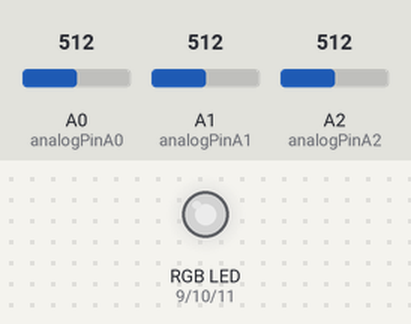
Bench run of a sketch on a simulated Arduino Uno, built with avr-gcc and run on an emulated ATmega328P. Parts: an RGB LED mixed from three pins (HIGH = lit). Inputs (shaded band) come from the test bench; at power-on: A0 (analogPinA0) = 512, A1 (analogPinA1) = 512, A2 (analogPinA2) = 512. Dim RGB values are drawn brighter than linear.

Above: at 1.2 s.
1.3 s: A0 (analogPinA0) set to 716
At 2.5 s:
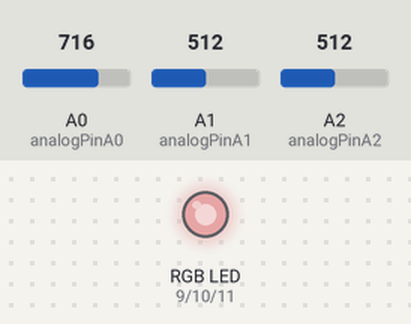
2.8 s: A1 (analogPinA1) set to 716
At 3.7 s:
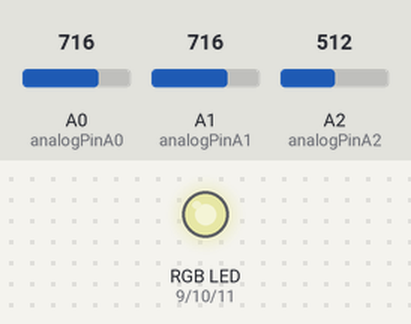
4.3 s: A2 (analogPinA2) set to 716
At 4.8 s:
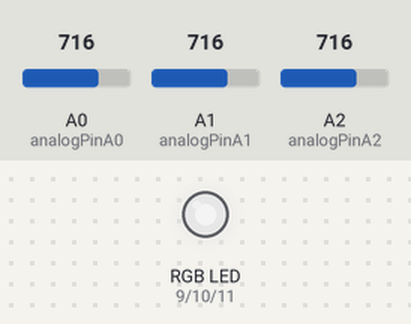
5.8 s: A0 (analogPinA0) set to 900
At 6.1 s:
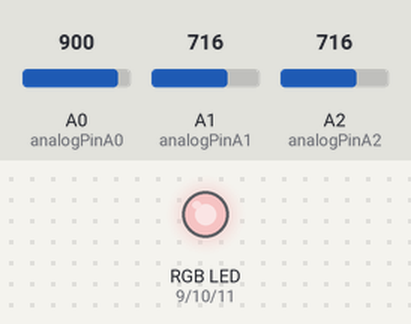
7.3 s: A1 (analogPinA1) set to 900
At 8.1 s:
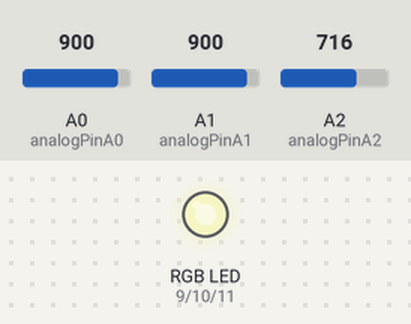
8.8 s: A2 (analogPinA2) set to 900
At 9.3 s:
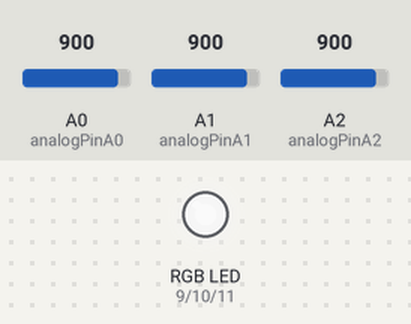
Timing chart, 0 to 11.3 s (numbered marks = the images above; inputs shaded):
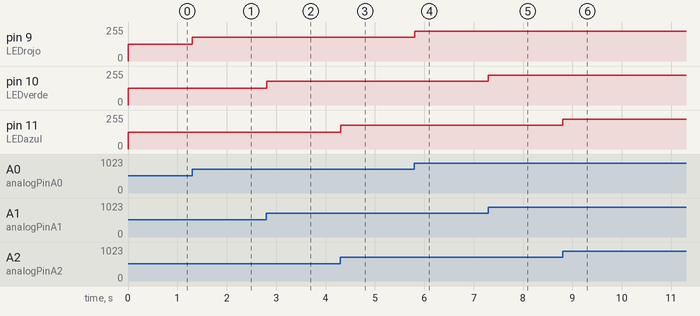

The sketch:

RGB_potenciomatro.ino
```cpp
const int analogPinA0 = A0;
const int analogPinA1 = A1;
const int analogPinA2 = A2;

int positionA0;
int positionA1;
int positionA2;

const int LEDrojo = 9;
const int LEDverde = 10;
const int LEDazul = 11;
void setup()
{
  pinMode(LEDrojo,OUTPUT);
  pinMode(LEDverde,OUTPUT);
  pinMode(LEDazul,OUTPUT);
}

void loop() {
   positionA0 = map(analogRead(analogPinA0), 0, 1023, 0, 255);
   positionA1 = map(analogRead(analogPinA1), 0, 1023, 0, 255);
   positionA2 = map(analogRead(analogPinA2), 0, 1023, 0, 255);

  analogWrite(LEDrojo,positionA0);
  analogWrite(LEDverde,positionA1);
  analogWrite(LEDazul,positionA2);

  delay(10);
}
```

Measured:
- after the input at 1.3 s, pin 9 (LEDrojo): 127/255 → 178/255 at once
- after the input at 2.8 s, pin 10 (LEDverde): 127/255 → 178/255 at once
- after the input at 4.3 s, pin 11 (LEDazul): 127/255 → 178/255 at once
- after the input at 5.8 s, pin 9 (LEDrojo): 178/255 → 224/255 at once
- after the input at 7.3 s, pin 10 (LEDverde): 178/255 → 224/255 at once
- after the input at 8.8 s, pin 11 (LEDazul): 178/255 → 224/255 at once
